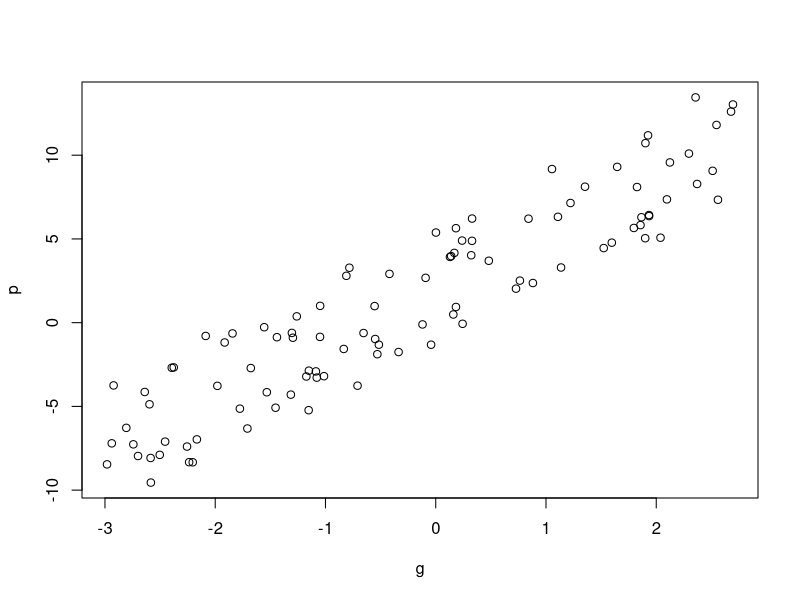
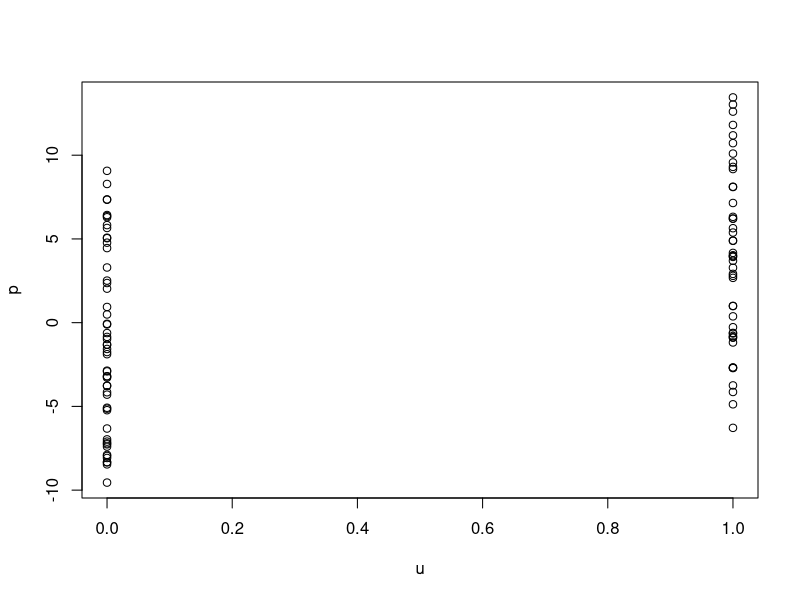
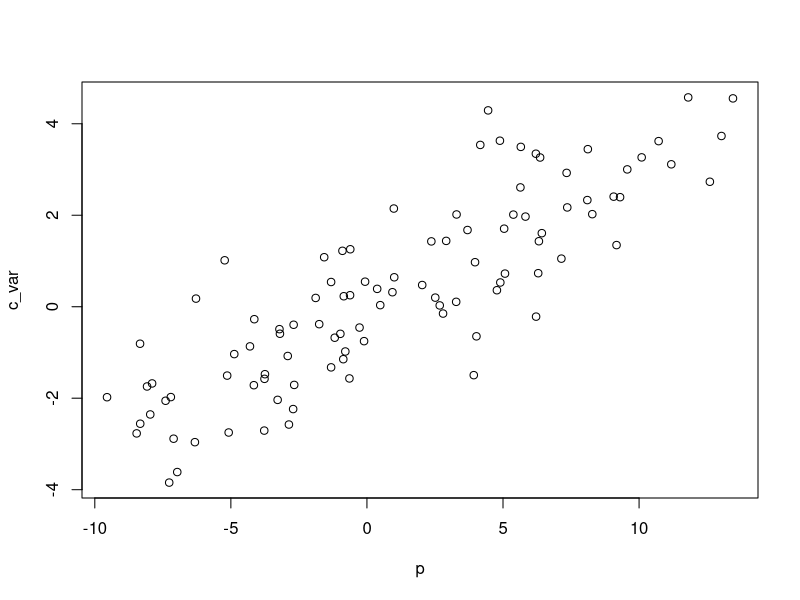
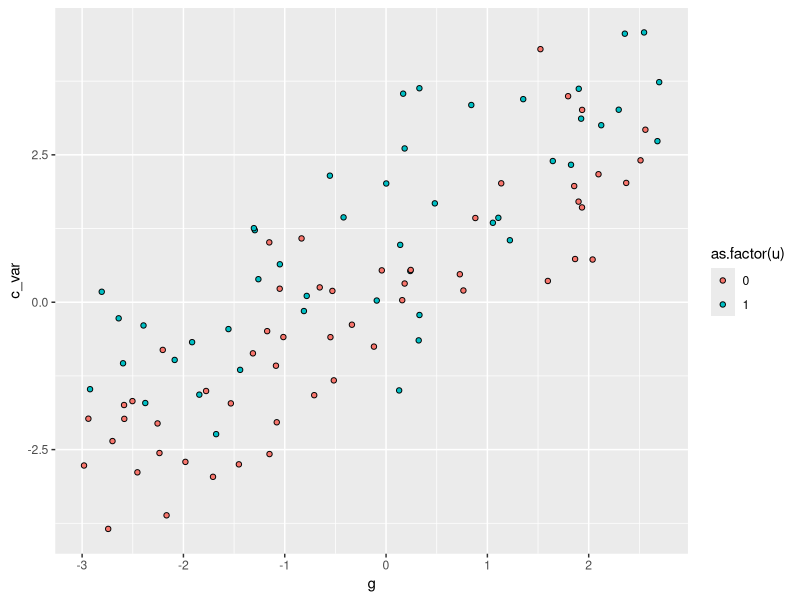

These charts were generated, in order, by the following R code:
n <- 100
g <- runif(n, min = -3, max = 3)
# u <- runif(n, min = -3, max = 3)

u <- rbinom(n, 1, prob = .5)

g_on_p <- 3
u_on_p <- 4
u_on_c <- 1.4
g_on_c <- 1
p_on_c <- 0

p <- rnorm(n, mean = g_on_p*g + u_on_p*u, sd = 1)

plot(g, p)
lm(p~g)

plot(u, p)
lm(p~u+g)

c_var <- rnorm(n, mean = g_on_c*g + u_on_c*u + p_on_c*p, sd = 1)
c_var

plot(p, c_var)

summary(lm(c_var ~ g + p))


library(tidyverse)
tibble(g, u, p, c_var) |>
  ggplot(aes(x = g, y = c_var, fill = as.factor(u))) + geom_point(pch = 21)

